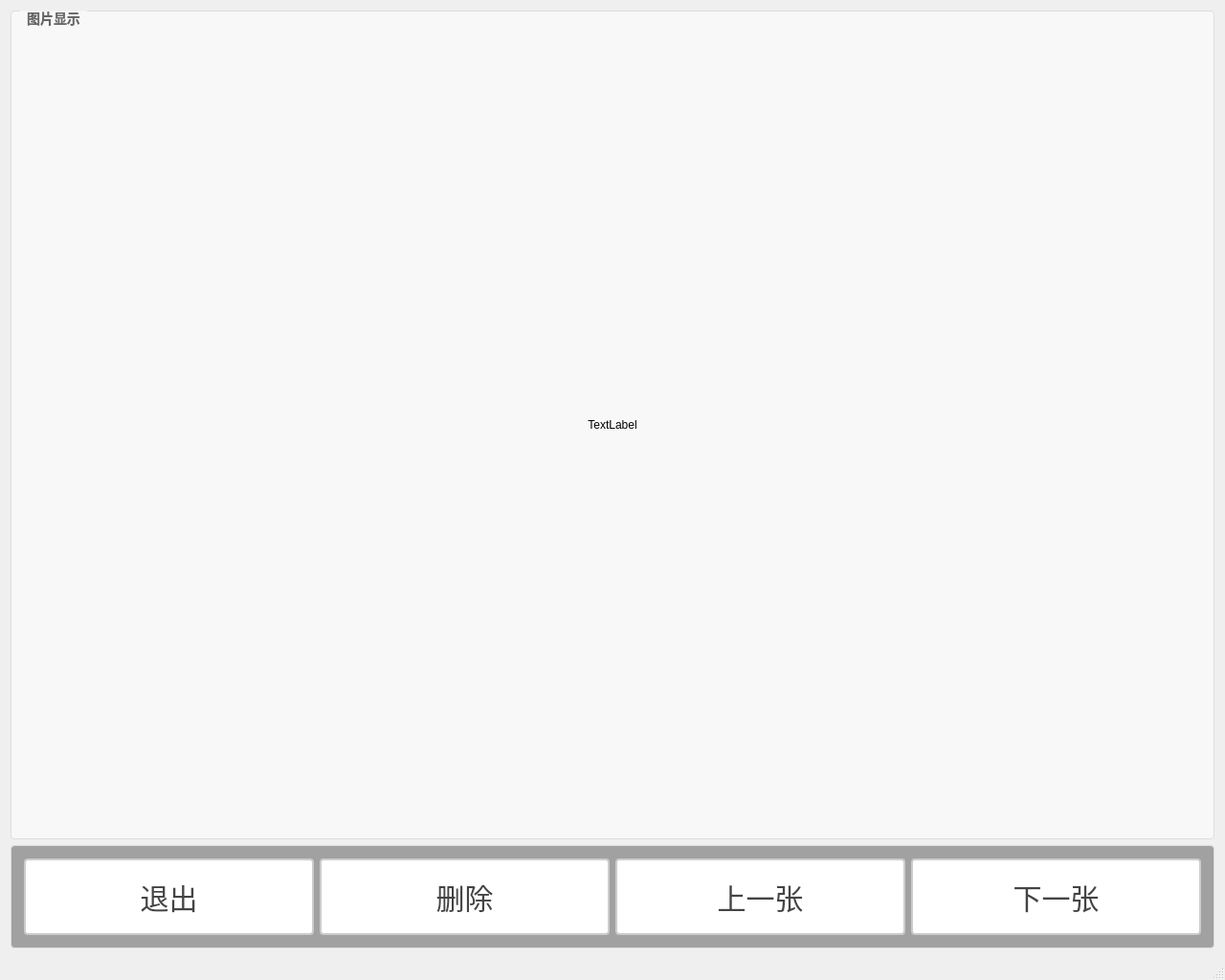
<?xml version="1.0" encoding="UTF-8"?>
<ui version="4.0">
 <class>PictureViewerUtiltyClass</class>
 <widget class="QMainWindow" name="PictureViewerUtiltyClass">
  <property name="geometry">
   <rect>
    <x>0</x>
    <y>0</y>
    <width>1280</width>
    <height>1024</height>
   </rect>
  </property>
  <property name="windowTitle">
   <string>PictureViewerUtilty</string>
  </property>
  <widget class="QWidget" name="centralWidget">
   <layout class="QVBoxLayout" name="verticalLayout" stretch="8,1">
    <item>
     <widget class="QGroupBox" name="groupBox_3">
      <property name="styleSheet">
       <string notr="true">QGroupBox {
    border: 1px solid #DDD;
    border-radius: 4px;
    font: bold 14px;
    color: #666;
    background-color: #F8F8F8;
}

QGroupBox::title {
    subcontrol-origin: margin;
    subcontrol-position: top left;
    left: 10px;
    padding: 0 5px;
}</string>
      </property>
      <property name="title">
       <string>图片显示</string>
      </property>
      <layout class="QGridLayout" name="gridLayout_3">
       <item row="0" column="0">
        <widget class="QLabel" name="label_imgDisplay">
         <property name="sizePolicy">
          <sizepolicy hsizetype="Preferred" vsizetype="Preferred">
           <horstretch>0</horstretch>
           <verstretch>0</verstretch>
          </sizepolicy>
         </property>
         <property name="text">
          <string>TextLabel</string>
         </property>
         <property name="alignment">
          <set>Qt::AlignmentFlag::AlignCenter</set>
         </property>
        </widget>
       </item>
      </layout>
     </widget>
    </item>
    <item>
     <widget class="QGroupBox" name="groupBox_4">
      <property name="styleSheet">
       <string notr="true">QGroupBox {
    border: 1px solid #DDD;
    border-radius: 4px;
    font: bold 14px;
    color: #666;
    background-color: rgb(161, 161, 161);
    padding: 2px; 
}

QGroupBox::title {
    subcontrol-origin: margin;
    subcontrol-position: top left;
    left: 10px;
    padding: 0 5px;
}</string>
      </property>
      <property name="title">
       <string/>
      </property>
      <layout class="QHBoxLayout" name="horizontalLayout_2">
       <item>
        <widget class="QPushButton" name="pbtn_exit">
         <property name="sizePolicy">
          <sizepolicy hsizetype="Minimum" vsizetype="Minimum">
           <horstretch>0</horstretch>
           <verstretch>0</verstretch>
          </sizepolicy>
         </property>
         <property name="styleSheet">
          <string notr="true">QPushButton {
    padding: 6px 14px;
    border: 2px solid #CCC;
    border-radius: 4px;
    background-color: white;
    color: #444;
    font-size: 30px; 
}

QPushButton:hover {
    border-color: #999;
    background-color: #F5F5F5;
}

QPushButton:pressed {
    border-color: #777;
    background-color: #EEE;
}</string>
         </property>
         <property name="text">
          <string>退出</string>
         </property>
        </widget>
       </item>
       <item>
        <widget class="QPushButton" name="pbtn_delete">
         <property name="sizePolicy">
          <sizepolicy hsizetype="Minimum" vsizetype="Minimum">
           <horstretch>0</horstretch>
           <verstretch>0</verstretch>
          </sizepolicy>
         </property>
         <property name="styleSheet">
          <string notr="true">QPushButton {
    padding: 6px 14px;
    border: 2px solid #CCC;
    border-radius: 4px;
    background-color: white;
    color: #444;
    font-size: 30px; 
}

QPushButton:hover {
    border-color: #999;
    background-color: #F5F5F5;
}

QPushButton:pressed {
    border-color: #777;
    background-color: #EEE;
}</string>
         </property>
         <property name="text">
          <string>删除</string>
         </property>
        </widget>
       </item>
       <item>
        <widget class="QPushButton" name="pbtn_previousimage">
         <property name="sizePolicy">
          <sizepolicy hsizetype="Minimum" vsizetype="Minimum">
           <horstretch>0</horstretch>
           <verstretch>0</verstretch>
          </sizepolicy>
         </property>
         <property name="styleSheet">
          <string notr="true">QPushButton {
    padding: 6px 14px;
    border: 2px solid #CCC;
    border-radius: 4px;
    background-color: white;
    color: #444;
    font-size: 30px; 
}

QPushButton:hover {
    border-color: #999;
    background-color: #F5F5F5;
}

QPushButton:pressed {
    border-color: #777;
    background-color: #EEE;
}</string>
         </property>
         <property name="text">
          <string>上一张</string>
         </property>
        </widget>
       </item>
       <item>
        <widget class="QPushButton" name="pbtn_nextimage">
         <property name="sizePolicy">
          <sizepolicy hsizetype="Minimum" vsizetype="Minimum">
           <horstretch>0</horstretch>
           <verstretch>0</verstretch>
          </sizepolicy>
         </property>
         <property name="styleSheet">
          <string notr="true">QPushButton {
    padding: 6px 14px;
    border: 2px solid #CCC;
    border-radius: 4px;
    background-color: white;
    color: #444;
    font-size: 30px; 
}

QPushButton:hover {
    border-color: #999;
    background-color: #F5F5F5;
}

QPushButton:pressed {
    border-color: #777;
    background-color: #EEE;
}</string>
         </property>
         <property name="text">
          <string>下一张</string>
         </property>
        </widget>
       </item>
      </layout>
     </widget>
    </item>
   </layout>
  </widget>
  <widget class="QStatusBar" name="statusBar"/>
 </widget>
 <layoutdefault spacing="6" margin="11"/>
 <resources/>
 <connections/>
</ui>
